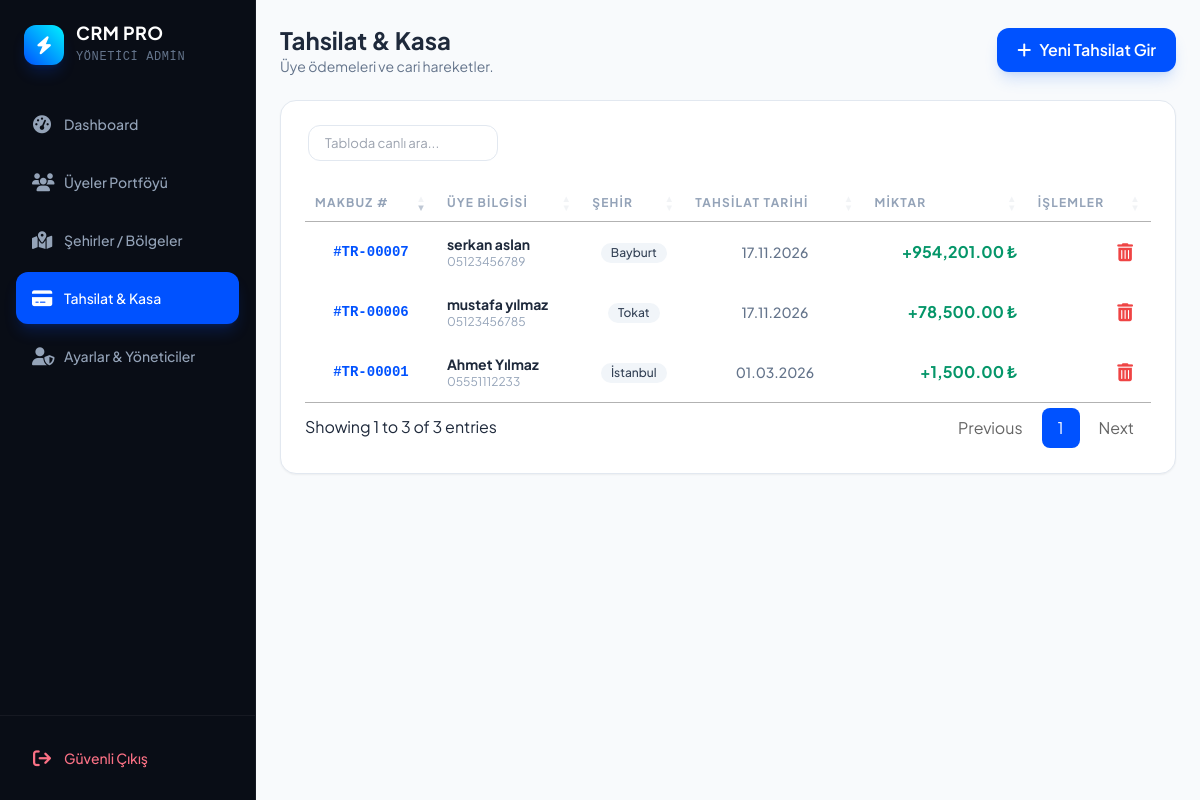
The page /odemeler.php (signed in) on the database its author committed.
### tables this page shows
CREATE TABLE `odemeler` (
  `id` int(11) NOT NULL,
  `uye_id` int(11) DEFAULT NULL,
  `miktar` decimal(10,2) NOT NULL,
  `odeme_tarihi` date NOT NULL
);

CREATE TABLE `uyeler` (
  `id` int(11) NOT NULL,
  `bolge_id` int(11) DEFAULT NULL,
  `ad_soyad` varchar(100) NOT NULL,
  `telefon` varchar(20) DEFAULT NULL,
  `email` varchar(100) DEFAULT NULL,
  `sehir_plaka` varchar(2) DEFAULT '34'
);

CREATE TABLE `sehirler` (
  `id` int(11) NOT NULL,
  `plaka` varchar(2) NOT NULL,
  `sehir_adi` varchar(50) NOT NULL
);

### odemeler.php (the view, shortened to what this page needs)
<?php
include 'config/db.php';
include 'includes/header.php';
include 'includes/sidebar.php';
?>
<main class="flex-1 w-full min-w-0 p-6 bg-slate-50 min-h-screen overflow-y-auto">
    <div class="flex justify-between items-center mb-6">
        <div>
            <h1 class="text-2xl font-bold text-slate-800">Tahsilat & Kasa</h1>
            <p class="text-slate-500 text-sm">Üye ödemeleri ve cari hareketler.</p>
        </div>
        <button onclick="openModal('modalOdemeEkle')" class="bg-brand-electric hover:bg-brand-electricHover text-white px-5 py-2.5 rounded-xl shadow-lg shadow-blue-500/20 transition-all flex items-center font-semibold">
            <i class="fa-solid fa-plus mr-2"></i> Yeni Tahsilat Gir
        </button>
    </div>
    <div class="bg-white rounded-2xl shadow-sm border border-slate-200 overflow-hidden">
        <div class="p-6">
            <table id="tabloOdemeler" class="w-full text-left">
                <thead>
                    <tr class="text-slate-400 text-xs uppercase tracking-widest border-b border-slate-100">
                        <th class="pb-4 font-semibold text-center">MAKBUZ #</th>
                        <th class="pb-4 font-semibold">ÜYE BİLGİSİ</th>
                        <th class="pb-4 font-semibold text-center">ŞEHİR</th>
                        <th class="pb-4 font-semibold text-center">TAHSİLAT TARİHİ</th>
                        <th class="pb-4 font-semibold text-right">MİKTAR</th>
                        <th class="pb-4 font-semibold text-right">İŞLEMLER</th>
                    </tr>
                </thead>
                <tbody class="text-slate-600 text-sm">
                    <?php
                    $sorgu = $db->query("
                        SELECT o.*, u.ad_soyad, u.telefon, s.sehir_adi
                        FROM odemeler o
                        JOIN uyeler u ON o.uye_id = u.id
                        LEFT JOIN sehirler s ON u.sehir_plaka = s.plaka
                        ORDER BY o.id DESC
                    ");
                    while($row = $sorgu->fetch()):
                    ?>
                    <tr class="border-b border-slate-50 hover:bg-slate-50/80 transition">
                        <td class="py-4 text-center font-mono font-bold text-brand-electric">
                            #TR-<?= str_pad($row['id'], 5, '0', STR_PAD_LEFT) ?>
                        </td>
                        <td class="py-4 font-bold text-slate-800">
                            <div><?= htmlspecialchars($row['ad_soyad']) ?></div>
                            <div class="text-xs text-slate-400 font-normal"><?= htmlspecialchars($row['telefon'] ?? '') ?></div>
                        </td>
                        <td class="py-4 text-center">
                            <span class="inline-flex items-center px-2.5 py-0.5 rounded-full text-xs font-medium bg-slate-100 text-slate-700">
                                <?= htmlspecialchars($row['sehir_adi'] ?? 'Belirtilmemiş') ?>
                            </span>
                        </td>
                        <td class="py-4 text-center font-medium text-slate-500">
                            <?= date('d.m.Y', strtotime($row['odeme_tarihi'])) ?>
                        </td>
                        <td class="py-4 text-right font-bold text-emerald-600 text-base">
                            +<?= number_format($row['miktar'], 2) ?> ₺
                        </td>
                        <td class="py-4 text-right">
                            <button onclick="confirmDelete(<?= $row['id'] ?>)" class="p-2 hover:bg-red-50 rounded-lg text-red-500 transition">
                                <i class="fa-solid fa-trash-can text-lg"></i>
                            </button>
                        </td>
                    </tr>
                    <?php endwhile; ?>
                </tbody>
            </table>
        </div>
    </div>
</main>
<?php include 'includes/footer.php'; ?>

### rows shown on the page
odemeler: id "00007", uye.ad_soyad "serkan aslan", uye.telefon "05123456789", sehirler.sehir_adi "Bayburt", odeme_tarihi "17.11.2026", miktar "954,201.00"
odemeler: id "00006", uye.ad_soyad "mustafa yılmaz", uye.telefon "05123456785", sehirler.sehir_adi "Tokat", odeme_tarihi "17.11.2026", miktar "78,500.00"
odemeler: id "00001", uye.ad_soyad "Ahmet Yılmaz", uye.telefon "05551112233", sehirler.sehir_adi "İstanbul", odeme_tarihi "01.03.2026", miktar "1,500.00"

### other values the page prints
$_SESSION['ad_soyad'] "YÖNETICI ADMIN"
